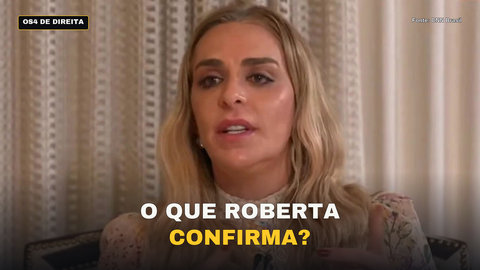
#> input picture processor/assets/covers/references/16x9-01_central.jpg, 480 x 270 px
$ python -i cover_visual_qa.py   (imports and definitions only)
#> lines starting #> are read from the running program, lines starting #| are printed output that depends on the picture
"""Reproducible source-media visual proof for all six native cover presets.

Run locally against authorized source media; only reduced approved references,
fonts and geometry are versioned. Generated QA media stays in ignored output/.
"""
from __future__ import annotations

import argparse
import json
from pathlib import Path

from PIL import Image, ImageDraw

from .covers import TEMPLATE_IDS, _font, render_cover
from .lower_third import LowerThird


def _sheet(images, output, *, portrait=False, square=False, small=False):
    width, height = (320, 180) if small else (270, 270 if square else 480) if portrait else (640, 360)
    columns, gap, pad = (3 if portrait else 2), 20, 30
    rows = (len(images)+columns-1)//columns
    canvas = Image.new("RGB", (pad*2+width*columns+gap*(columns-1),
                                85+rows*(height+45)+pad), "#101217")
    draw = ImageDraw.Draw(canvas)
    label = "Vertical / recorte central 1:1" if square else "YouTube / 320 x 180" if small else "9:16 / rostos reais" if portrait else "16:9 / rostos reais"
    draw.text((pad, 25), label, font=_font(25), fill="#f7f7f4")
    for index, (identifier, path) in enumerate(images):
        with Image.open(path) as original:
            image = original.convert("RGB")
        if square:
            top = (image.height-image.width)//2
            image = image.crop((0, top, image.width, top+image.width))
        x, y = pad+(index % columns)*(width+gap), 85+(index//columns)*(height+45)
        canvas.paste(image.resize((width, height), Image.Resampling.LANCZOS), (x, y))
        draw.text((x, y+height+10), identifier, font=_font(17, credit=True), fill="#dce0e5")
    canvas.save(output, quality=94, subsampling=0)


def main(argv=None):
    parser = argparse.ArgumentParser(description=__doc__)
    parser.add_argument("--source", required=True, type=Path)
    parser.add_argument("--range", action="append", required=True, dest="ranges", metavar="START:END")
    parser.add_argument("--output", type=Path, default=Path("output/cover-production-qa"))
    parser.add_argument("--title", default="O QUE ROBERTA CONFIRMA?")
    parser.add_argument("--source-label", default="")
    parser.add_argument("--lower-third-mode", choices=("off", "crop", "cover"), default="off")
    parser.add_argument("--lower-third-height", type=float, default=0)
    parser.add_argument("--work-dir", type=Path, default=Path(".render_work/cover-qa"))
    args = parser.parse_args(argv)
    intervals = [tuple(map(float, item.split(":"))) for item in args.ranges]
    args.output.mkdir(parents=True, exist_ok=True)
    reports = []
    for aspect in ("9:16", "16:9"):
        images = []
        for identifier in TEMPLATE_IDS:
            target = args.output/aspect.replace(":", "x")/f"{identifier}.jpg"
            report = render_cover(args.source, intervals, target,
                                  cover={"version": 1, "template_id": identifier, "title": args.title},
                                  title=args.title, aspect=aspect,
                                  lower_third=LowerThird(args.lower_third_mode, args.lower_third_height),
                                  work_dir=args.work_dir, source_label=args.source_label)
            reports.append(report)
            images.append((identifier, target))
        portrait = aspect == "9:16"
        _sheet(images, args.output/f"matrix-{aspect.replace(':', 'x')}.jpg", portrait=portrait)
        _sheet(images, args.output/("center-square.jpg" if portrait else "youtube-320.jpg"),
               portrait=portrait, square=portrait, small=not portrait)
    (args.output/"manifest.json").write_text(json.dumps({"reports": reports}, ensure_ascii=False, indent=2)+"\n", encoding="utf-8")
    print(json.dumps({"output": str(args.output.resolve()), "covers": len(reports),
                      "applied": [report["applied_template"] for report in reports]}))


# [2 lines not run here, left out]

>>> import cv2
>>> picture = cv2.imread('assets/covers/references/16x9-01_central.jpg', cv2.IMREAD_GRAYSCALE)
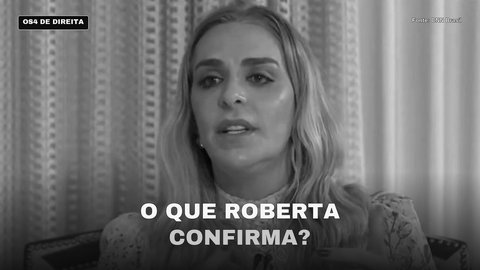
#> picture: shape (270, 480); min 0, max 255, mean 110.2
>>> result = _sheet(picture, 'out.png')
#> in _sheet, `rows = (len(images)+columns-1)//columns`: rows = 135
#> in _sheet, `canvas = Image.new("RGB", (pad*2+width*columns+gap*(columns-1), 85+row..`:
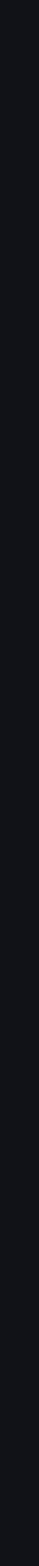
#> canvas: PIL image 1360x54790 RGB (shown at 1/35 size); mean R, G, B 16, 18, 23
#> (the run stopped early here; a loop or call above may not have finished)
